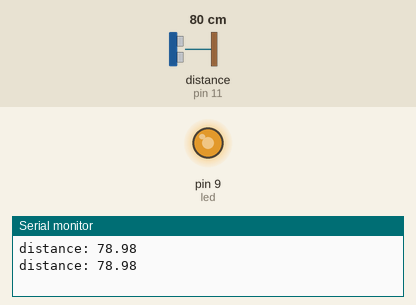
Simulated run of this sketch. Board: Arduino Uno, built with avr-gcc and run on an emulated ATmega328P. Parts: output pins drawn as LEDs (lit = HIGH), the last lines printed to the serial monitor. Wiring (inferred from the names in the program): ultrasonic range finder: trigger pin 12; echo pin 11. The test bench sets the inputs (shaded band); at power-on: distance to the obstacle (sensor on pin 11) 80 cm. The echo pulse lasts 58.3 µs per cm; pins used as bus, display or sensor lines are not drawn.

Above: at 1.8 s.
1.9 s: distance to the obstacle (sensor on pin 11) set to 2 cm
At 3.8 s:
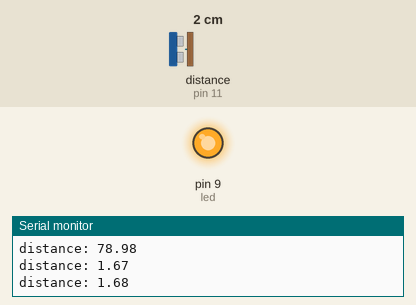
4.5 s: distance to the obstacle (sensor on pin 11) set to 250 cm
At 6.7 s:
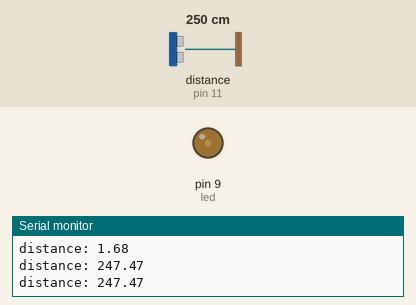
Timing chart, 0 to 8.2 s (numbered marks = the images above; inputs shaded):
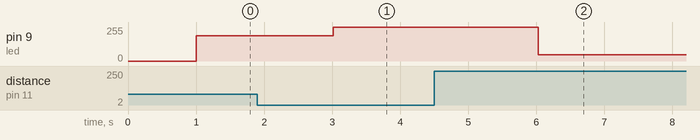

Measured:
- after the input at 1.9 s, pin 9 (led): 189/255 → 255/255 after 1.1 s
- after the input at 4.5 s, pin 9 (led): 255/255 → 46/255 after 1.5 s

The sketch:

ultrasoni_sensor.ino
```cpp
#define TRIGGER 12 // defining trigger pin
#define ECHO 11 // defining echo pin
int led=9;

void setup()
{
  Serial.begin(9600);
  pinMode(TRIGGER, OUTPUT); //initializing trigger as output
  pinMode(ECHO, INPUT); //initialing trigger as input
  pinMode(led,OUTPUT);
  }

void loop()
{
  float duration1, dist1;
  digitalWrite(TRIGGER, LOW); // make trigger low
  delayMicroseconds(2);
  digitalWrite(TRIGGER, HIGH); // make trigger high
  delayMicroseconds(10); //give 10 microsec delay
  digitalWrite(TRIGGER, LOW);
  duration1 = pulseIn(ECHO, HIGH);
  dist1 = (duration1 / 2000000) * 34000; // calibrate the distance using pulse
  Serial.print("distance: ");
  Serial.println(dist1); // Print the distance value
  delay(1000);
 int m=map(dist1,0,300,255,0);
  analogWrite(led,m);

}
```
